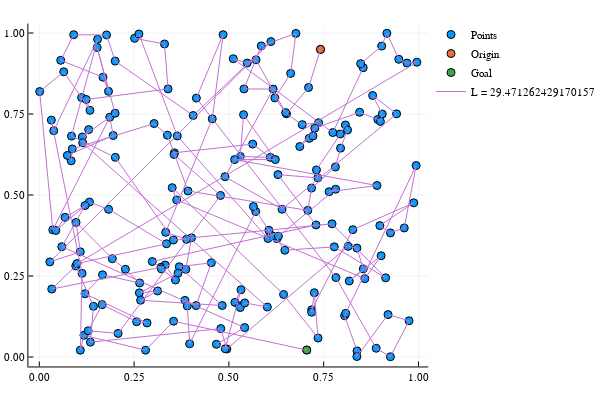

Write notebook code for a chart like this one.
### Code cell
## plot for illustration
Best_I = Int(sortslices([[Iteration_Dict[k][1] for k = 1:N_I] collect(1:N_I)],dims = 1)[1,2])
scatter(Pts[:,1], Pts[:,2], label = "Points")
scatter!([Pts[Origin,1]], [Pts[Origin,2]], label = "Origin")
scatter!([Pts[Goal,1]], [Pts[Goal,2]], label = "Goal")

plot!(Pts[Iteration_Dict[Best_I][2],1], Pts[Iteration_Dict[Best_I][2],2], label = "L = $(Iteration_Dict[Best_I][1])")

### Figure 1 — Plotly figure (JSON) as saved in the notebook; plotly's stock layout.template omitted (floating-point values rounded to 4 significant figures; data arrays with more than 128 entries replaced by an {"elided": "..."} marker saying what was removed)
{"data": [{"colorbar": {"title": ""}, "hoverinfo": "text", "legendgroup": "Points", "marker": {"color": "rgba(0, 154, 250, 1.000)", "line": {"color": "rgba(0, 0, 0, 1.000)", "width": 1}, "size": 8, "symbol": "circle"}, "mode": "markers", "name": "Points", "showlegend": true, "text": {"elided": "200 null values"}, "type": "scatter", "x": {"elided": "200 float values"}, "xaxis": "x1", "y": {"elided": "200 float values"}, "yaxis": "y1", "zmax": 0.1, "zmin": -0.1}, {"colorbar": {"title": ""}, "hoverinfo": "text", "legendgroup": "Origin", "marker": {"color": "rgba(227, 111, 71, 1.000)", "line": {"color": "rgba(0, 0, 0, 1.000)", "width": 1}, "size": 8, "symbol": "circle"}, "mode": "markers", "name": "Origin", "showlegend": true, "text": [null], "type": "scatter", "x": [0.7416], "xaxis": "x1", "y": [0.9494], "yaxis": "y1", "zmax": 0.1, "zmin": -0.1}, {"colorbar": {"title": ""}, "hoverinfo": "text", "legendgroup": "Goal", "marker": {"color": "rgba(62, 164, 78, 1.000)", "line": {"color": "rgba(0, 0, 0, 1.000)", "width": 1}, "size": 8, "symbol": "circle"}, "mode": "markers", "name": "Goal", "showlegend": true, "text": [null], "type": "scatter", "x": [0.7054], "xaxis": "x1", "y": [0.02156], "yaxis": "y1", "zmax": 0.1, "zmin": -0.1}, {"colorbar": {"title": ""}, "hoverinfo": "text", "legendgroup": "L = 29.471262429170157", "line": {"color": "rgba(195, 113, 210, 1.000)", "dash": "solid", "shape": "linear", "width": 1}, "mode": "lines", "name": "L = 29.471262429170157", "showlegend": true, "text": {"elided": "200 null values"}, "type": "scatter", "x": {"elided": "200 float values"}, "xaxis": "x1", "y": {"elided": "200 float values"}, "yaxis": "y1", "zmax": 0.1, "zmin": -0.1}], "layout": {"annotations": [], "height": 400, "legend": {"bgcolor": "rgba(255, 255, 255, 1.000)", "bordercolor": "rgba(0, 0, 0, 1.000)", "font": {"color": "rgba(0, 0, 0, 1.000)", "family": "sans-serif", "size": 11}, "tracegroupgap": 0, "x": 1, "y": 1}, "margin": {"b": 20, "l": 0, "r": 0, "t": 20}, "paper_bgcolor": "rgba(255, 255, 255, 1.000)", "plot_bgcolor": "rgba(255, 255, 255, 1.000)", "showlegend": true, "width": 600, "xaxis": {"anchor": "y1", "domain": [0.06582, 0.9934], "gridcolor": "rgba(0, 0, 0, 0.100)", "gridwidth": 0.5, "linecolor": "rgba(0, 0, 0, 1.000)", "mirror": false, "range": [-0.02885, 1.026], "showgrid": true, "showline": true, "showticklabels": true, "tickangle": 0, "tickcolor": "rgb(0, 0, 0)", "tickfont": {"color": "rgba(0, 0, 0, 1.000)", "family": "sans-serif", "size": 11}, "tickmode": "array", "ticks": "inside", "ticktext": ["0.00", "0.25", "0.50", "0.75", "1.00"], "tickvals": [0, 0.25, 0.5, 0.75, 1], "title": "", "titlefont": {"color": "rgba(0, 0, 0, 1.000)", "family": "sans-serif", "size": 15}, "type": "-", "visible": true, "zeroline": false, "zerolinecolor": "rgba(0, 0, 0, 1.000)"}, "yaxis": {"anchor": "x1", "domain": [0.03762, 0.9902], "gridcolor": "rgba(0, 0, 0, 0.100)", "gridwidth": 0.5, "linecolor": "rgba(0, 0, 0, 1.000)", "mirror": false, "range": [-0.02911, 1.029], "showgrid": true, "showline": true, "showticklabels": true, "tickangle": 0, "tickcolor": "rgb(0, 0, 0)", "tickfont": {"color": "rgba(0, 0, 0, 1.000)", "family": "sans-serif", "size": 11}, "tickmode": "array", "ticks": "inside", "ticktext": ["0.00", "0.25", "0.50", "0.75", "1.00"], "tickvals": [0, 0.25, 0.5, 0.75, 1], "title": "", "titlefont": {"color": "rgba(0, 0, 0, 1.000)", "family": "sans-serif", "size": 15}, "type": "-", "visible": true, "zeroline": false, "zerolinecolor": "rgba(0, 0, 0, 1.000)"}}}
